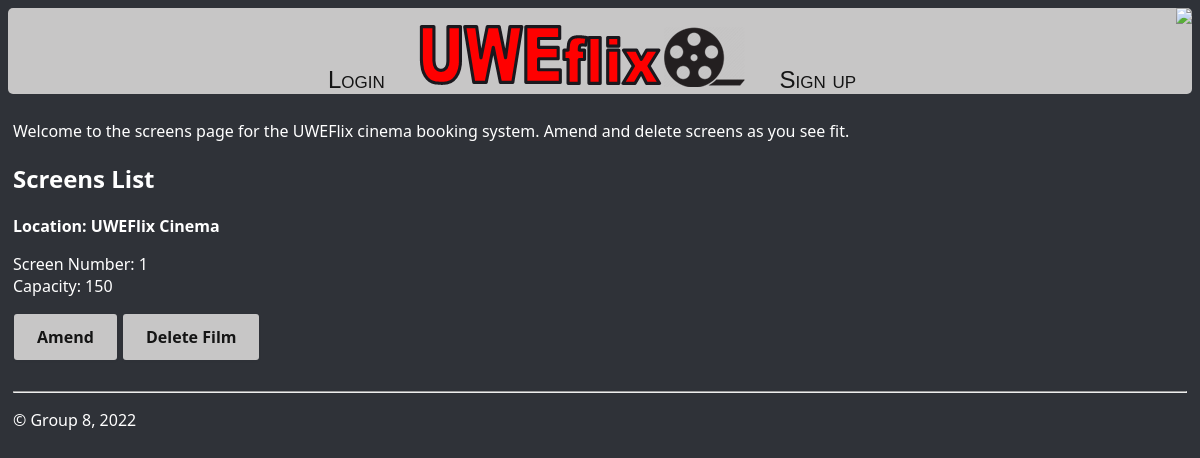
Screenshot of /allScreen/ with the database file from the repository.
### uweflix/models.py (models this page shows)
class Screen(models.Model):
    screen_id = models.UUIDField(primary_key=True, default=uuid.uuid4, editable=False, unique=True)
    venue_id = models.ForeignKey(Venue, on_delete=models.CASCADE)
    screen_num = models.IntegerField(max_length=2)
    capacity = models.IntegerField(max_length=3)
    is_full = models.BooleanField(default=False)

class Venue(models.Model):
    venue_id = models.UUIDField(primary_key=True, default=uuid.uuid4, editable=False, unique=True)
    name =  models.CharField(max_length=25)
    street_address = models.CharField(max_length=100)
    postcode = models.CharField(max_length=8)
    city = models.CharField(max_length=20)
    def __str__(self):
	    return self.name

### uweflix/views.py (the view)
# urls.py: path("allScreen/", views.getAllScreens, name="allScreen"),
def getAllScreens(request):
    screenList = Screen.objects.all()
    return render(request, 'uweflix/allScreen.html', {'screenList': screenList})

### uweflix/templates/uweflix/allScreen.html (shortened to what this page needs)
{% extends "uweflix/layout.html" %}
{% block content %}
    <p>Welcome to the screens page for the UWEFlix cinema booking system. Amend and delete screens as you see fit.</p>
    <h2>Screens List</h2>
{% for screen in screenList %}
    <div class="card">
        <div class="card-header">
        <strong>Location: {{ screen.venue_id }}</strong>
        </div>
        <div class="card-body">
        <p class="card-text">
            Screen Number:  {{ screen.screen_num }}
            <br>
            Capacity:  {{ screen.capacity }}
            <br>
        </p>
        </div>
        <div class="card-footer text-muted">
            <a class="amendButtons" href="{% url 'amendScreen' screen.screen_id %}">Amend</a>
            <a class="deleteButtons" href="{% url 'deleteScreen' screen.screen_id %}">Delete Film</a>
        </div>
    </div>
    <br>
    {% endfor %}
{% endblock %}

### uweflix/static/uweflix/site.css (style rules this page uses)
.body { background-color: #2F3238; color: white; }
.amendButtons, .deleteButtons, .cinemaAdminButtons { align-items: center; background-clip: padding-box; border: 1px solid transparent; border-radius: .25rem; box-shadow: rgba(0, 0, 0, 0.02) 0 1px 3px 0; box-sizing: border-box; color: #151515; cursor: pointer; display: inline-flex; font-family: system-ui,-apple-system,system-ui,"Helvetica Neue",Helvetica,Arial,sans-serif; font-size: 16px; font-weight: 600; justify-content: center; line-height: 1.25; margin: 0; min-height: 3rem; padding: calc(.875rem - 1px) calc(1.5rem - 1px); position: relative; text-decoration: none; transition: all 250ms; user-select: none; -webkit-user-select: none; touch-action: manipulation; vertical-align: baseline; width: auto; }
.amendButtons, .deleteButtons, .cinemaAdminButtons { background-color: #c7c6c6; }

### rows the page displays
Screen: venue_id "UWEFlix Cinema", screen_num "1", capacity "150"
